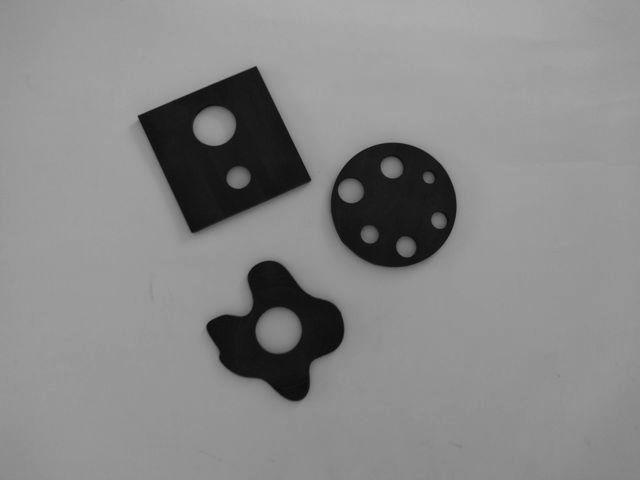
#> input picture Tarea1/3objetos.jpg, 640 x 480 px
$ python Programa_2.py
#> lines starting #> are read from the running program, lines starting #| are printed output that depends on the picture; after the words box and inside, x2 and y2 are one past the last pixel; in counts of white or black regions, pixels touching at a corner belong together
# Programa rotar, redimensionar, recortar y detectar bordes de imagen


import numpy as np
import cv2 as cv

#Insertar imagen
img = cv.imread("3objetos.jpg")
#> img is the input picture: shape (480, 640, 3); min 2, max 172, mean 136.1

"""
#--------------------------------------------------------------------
#Rotar imagen
#obtener ancho y alto de imagen
ancho= img.shape[1]
alto= img.shape[0]
#print(ancho, alto)

#Matriz de rotacion
                                            #Angulo
M = cv.getRotationMatrix2D((ancho//2,alto//2),45,1)
imgr = cv.warpAffine(img,M,(ancho,alto))
cv.imshow('Imagen original',imgr)

#----------------------------------------------------------------------
#Redimenzionar la imagen
imgd1= cv.resize(img,None,fx=0.5,fy=0.5)
ancho1= imgd1.shape[1]
alto1= imgd1.shape[0]
print(ancho1, alto1)
cv.imshow('Imagen original',img)

imgd2 = cv.resize(imgd1, (200,200))
ancho2= imgd2.shape[1]
alto2= imgd2.shape[0]
print(ancho2, alto2)
cv.imshow('Imagen redimensionada',imgd2)
#cv.imshow('Imagen original',imgd2)

#-----------------------------------------------------------------------
#Recortar imagen
#        Desde pixel: Hasta pixel
crop = img[300:400,300:400]
cv.imshow('Imagen recortada',crop)
cv.imshow('Imagen original',img)
"""
#-----------------------------------------------------------------------

#Detectar bordes de una imagen
edge_img = cv.Canny(img,200,200)
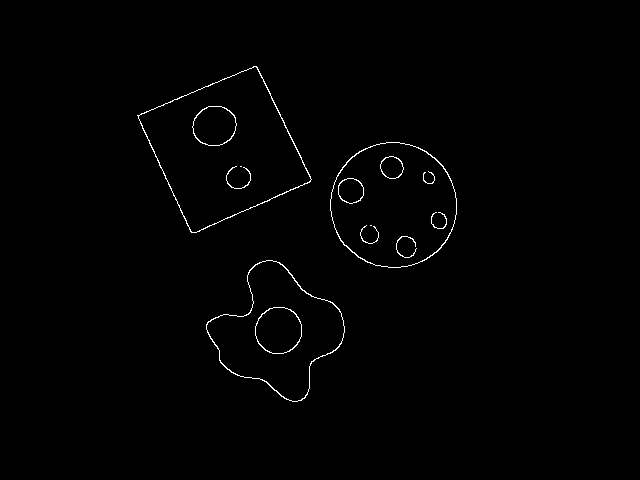
#> edge_img: shape (480, 640); 0.78% white in thin lines or dots, all inside (x1, y1, x2, y2) = (137, 66, 457, 402)
cv.imshow('Imagen con bordes',edge_img)
"""
#------------------------------------------------------------------------
#Mostrar imagen
cv.imshow('Imagen original',img)  #Mostrar imagen
# [4 lines of commented-out code are left out]
cv.imshow('Imagen recortada',edge_img)

#------------------------------------------------------------------------
#Guardar imagen
#cv.imwrite("C:/Users/em/Desktop/imagen.png",imgr)   #Guardar una imagen
#-----------------------------------------------------------------------
"""
cv.waitKey(0)  #comando para detener la imagen
cv.destroyAllWindows()
